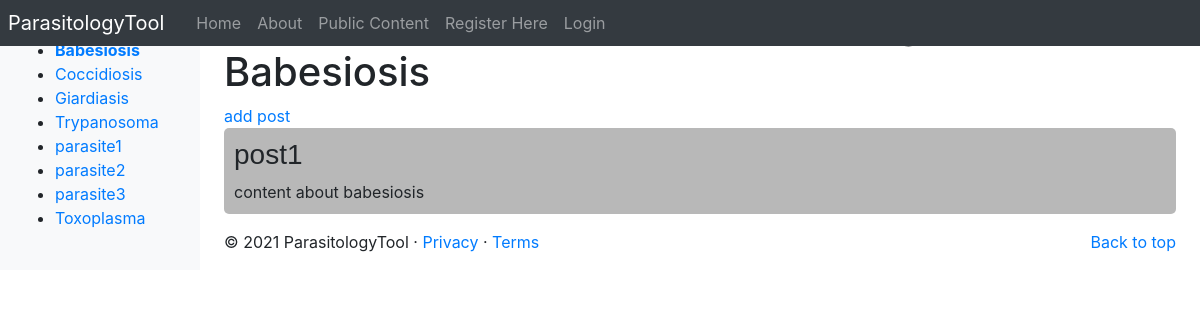
The page /parasitologyTool/clinical_portal/7/ on the database as committed earlier.
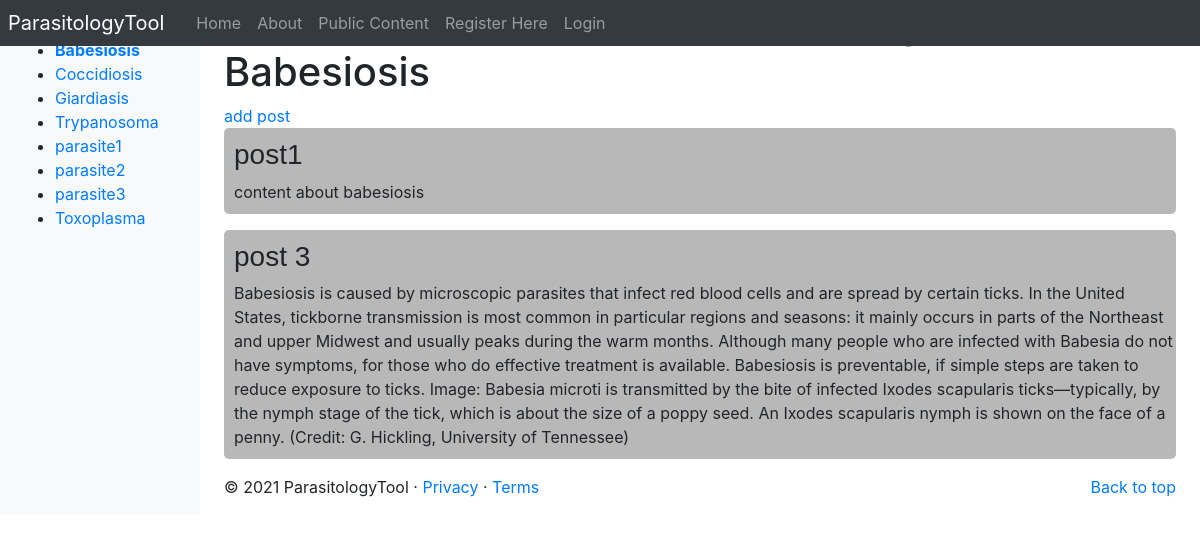
The same page on the database as committed later.
### parasitologyTool/models.py (models this page shows, shortened)
class Parasite(models.Model):
	NAME_MAX_LENGTH = 128
	name = models.CharField(max_length=NAME_MAX_LENGTH, unique=True)
	views = models.IntegerField(default=0)
	picture = models.ImageField(upload_to='parasite_pic')

class Post(models.Model):
	title = models.CharField(max_length=100)
	content = models.TextField()
	parasite = models.ForeignKey(Parasite, on_delete=models.CASCADE, default=None)

### parasitologyTool/views.py (the view)
# urls.py: path('clinical_portal/<int:parasite_id>/', views.clinical_parasite_page, name = 'clinical_parasite_page'),
def clinical_parasite_page(request, parasite_id):
    context_dict = {}
    try:
        parasite = Parasite.objects.get(id=parasite_id)
        posts = parasite.post_set.all();
    except Parasite.DoesNotExist:
        return not_found(request)
    context_dict['parasite'] = parasite
    context_dict['posts'] = posts
    return render(request, 'parasitologyTool/clinical_parasite_page.html', context=context_dict)

### parasitologyTool/templatetags/parasitologyTool_template_tags.py (called while the page is built)
@register.inclusion_tag('parasitologyTool/parasite_list.html')
def get_parasite_list(current_category=None):
	return {'parasites': Parasite.objects.all(),
	        'current_category':current_category}

### templates/parasitologyTool/clinical_parasite_page.html (shortened to what this page needs)
{% extends 'parasitologyTool/base.html' %}
{% load static %}
{% block body_block %}
	<link rel="stylesheet" href="{% static 'css/posts.css' %}">
	<h1>Welcome to the Clinical Parasite Page for {{ parasite.name }}</h1>
	<div>
		<a href="{% url 'parasitologyTool:add_post' parasite.id %}">add post</a>
	</div>
	<div>
		{% for post in posts %}
			<div id="post">
				<h3>{{ post.title }}</h3>
				<p>{{ post.content }}</p>
			</div>
		{% endfor %}
	</div>
{% endblock %}

### templates/parasitologyTool/base.html (shortened to what this page needs)
<!DOCTYPE html>
{% load static %}
{% load parasitologyTool_template_tags %}
<html lang="en">
    <head>
    <link href="https://getbootstrap.com/docs/4.2/dist/css/bootstrap.min.css" rel="stylesheet">
    <link href="https://getbootstrap.com/docs/4.2/examples/dashboard/dashboard.css" rel="stylesheet">
    </head>
    <body>
        <header>
            <nav class="navbar navbar-expand-md navbar-dark fixed-top bg-dark p-0">
                <a class="navbar-brand p-2" href="{% url 'parasitologyTool:index' %}">ParasitologyTool</a>
                <div class="collapse navbar-collapse" id="navbarCollapse">
                    <ul class="navbar-nav mr-auto">
                        <li class="nav-item"><a class="nav-link" href="{% url 'parasitologyTool:index' %}">Home</a></li>
                        <li class="nav-item "><a class="nav-link" href="{% url 'parasitologyTool:about' %}">About</a></li>
                        <li class="nav-item "><a class="nav-link" href="{% url 'parasitologyTool:public_content' %}">Public Content</a></li>
                        {% if user.is_authenticated %}
                        <li class="nav-item"><a class="nav-link" href="{% url 'parasitologyTool:add_parasite' %}">Add Parasite</a></li>
                        <li class="nav-item"><a class="nav-link" href="{% url 'parasitologyTool:logout' %}?next=/parasitologyTool/">
                        Logout</a></li>
                        {% else %}
                        <li class="nav-item"><a class="nav-link" href="{% url 'parasitologyTool:register' %}">Register Here</a></li>
                        <li class="nav-item"><a class="nav-link" href="{% url 'parasitologyTool:login' %}">Login</a></li>
                        {% endif %}
                    </ul>
                </div>
            </nav>
        </header>
        <div class="container-fluid">
            <div class="row">
                <nav class="col-md-2 d-none d-md-block bg-light sidebar">
                    <div class="w-75 ml-3">
                    </div>
                    <div class="sidebar-sticky" id="parasite-listing">
                    {% block sidebar_block %}
                        {% get_parasite_list parasite %}
                    {% endblock %}
                    </div>
                </nav>
                <main role="main" class="col-md-9  ml-sm-auto col-lg-10 px-4">
                    {% block body_block %}{% endblock %}
                    <footer>
                        <p class="float-right"><a href="#">Back to top</a></p>
                        <p>&copy; 2021 ParasitologyTool &middot; <a href="#">Privacy</a> &middot; <a href="#">Terms</a></p>
                    </footer>
                </main>
            </div>
        </div>
    </body>
</html>

### templates/parasitologyTool/parasite_list.html
{% if parasites %}
    <ul>
    {% for p in parasites %}
        {% if p == current_category %}
            <li><strong><a href="{% url 'parasitologyTool:goto' %}?parasite_id={{ p.id }}">{{ p.name }}</a></strong></li>
        {% else %}
            <li><a href="{% url 'parasitologyTool:goto' %}?parasite_id={{ p.id }}">{{ p.name }}</a></li>
        {% endif %}
    {% endfor %}
    </ul>
{% else %}
    <strong>No parasites</strong>
{% endif %}

### static/css/posts.css (style rules this page uses)
#post { background-color:#B8B8B8; border-radius: 5px; }
#post h3 { font-family: sans-serif; padding-left: 10px; padding-top: 10px; }
#post p { padding-left: 10px; padding-bottom: 10px; }

Rows that differ between the two databases and show on the page:
added Post: title "post 3", content "Babesiosis is caused by microscopic parasites that infect red blood cells and are spread by certain ticks. In the United States, tickborne transmission is most common in particular regions and seasons: it mainly occurs in parts of the Northeast and upper Midwest and usually peaks during the warm months. Although many people who are infected with Babesia do not have symptoms, for those who do effective treatment is available. Babesiosis is preventable, if simple steps are taken to reduce exposure to ticks. Image: Babesia microti is transmitted by the bite of infected Ixodes scapularis ticks—typically, by the nymph stage of the tick, which is about the size of a poppy seed. An Ixodes…"
